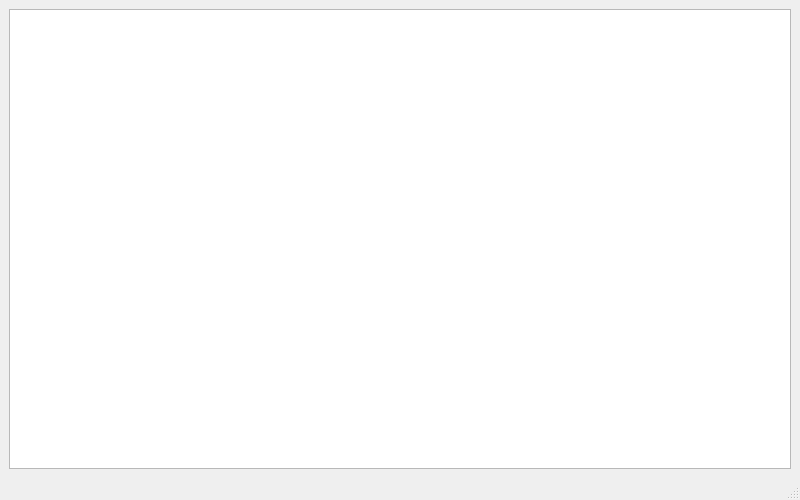
<?xml version="1.0" encoding="UTF-8"?>
<ui version="4.0">
 <class>MainWindow</class>
 <widget class="QMainWindow" name="MainWindow">
  <property name="geometry">
   <rect>
    <x>0</x>
    <y>0</y>
    <width>800</width>
    <height>500</height>
   </rect>
  </property>
  <property name="windowTitle">
   <string>MainWindow</string>
  </property>
  <widget class="QWidget" name="centralwidget">
   <layout class="QGridLayout" name="gridLayout">
    <item row="0" column="0">
     <widget class="QTreeView" name="treeView"/>
    </item>
   </layout>
  </widget>
  <widget class="QMenuBar" name="menubar">
   <property name="geometry">
    <rect>
     <x>0</x>
     <y>0</y>
     <width>800</width>
     <height>18</height>
    </rect>
   </property>
  </widget>
  <widget class="QStatusBar" name="statusbar"/>
 </widget>
 <resources/>
 <connections/>
</ui>
